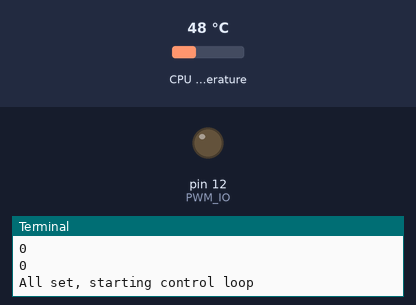
This program was run on a simulated Raspberry Pi (header pin numbers). Shown: output pins drawn as LEDs (lit = HIGH), the last lines printed to the terminal. The test bench sets the inputs (shaded band); at power-on: CPU temperature 48 °C. The clock reads 2024-03-15 10:24:30 at power-on unless the program sets it.

Above: at 1.2 s.
1.3 s: CPU temperature set to 52 °C
At 5.3 s:
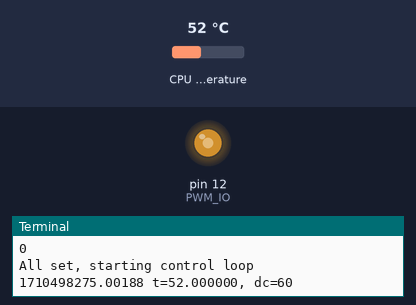
7.3 s: CPU temperature set to 71 °C
At 10.3 s:
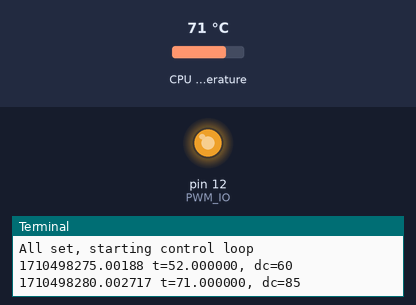
13.3 s: CPU temperature set to 54 °C
At 15.3 s:
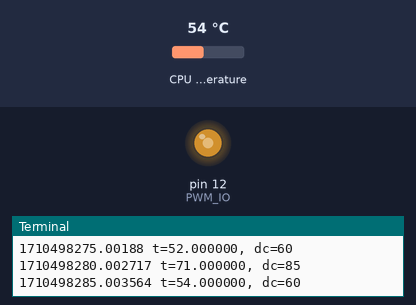
19.3 s: CPU temperature set to 66 °C
At 20.4 s:
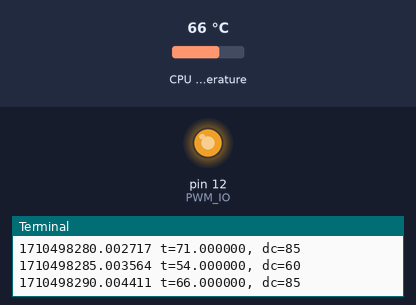
Timing chart, 0 to 22.3 s (numbered marks = the images above; inputs shaded):
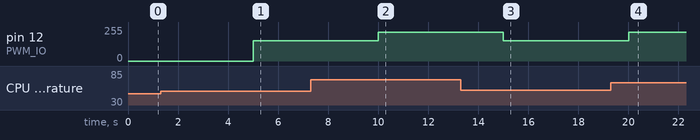

Measured:
- the behaviour switches between 50 and 51 °C on CPU temperature (found by bisection; images 0 and 1)
- after the input at 1.3 s, pin 12 (PWM_IO): 0/255 → 153/255 after 3.7 s
- after the input at 7.3 s, pin 12 (PWM_IO): 153/255 → 217/255 after 2.7 s
- after the input at 13.3 s, pin 12 (PWM_IO): 217/255 → 153/255 after 1.7 s
- after the input at 19.3 s, pin 12 (PWM_IO): 153/255 → 217/255 after 0.70 s

The program:

fanctl.py
```python
import time
import signal
import RPi.GPIO as GPIO

def exit_gracefully(self,signum):
    global pwm
    print("Preparing to close")
    pwm.stop()
    GPIO.cleanup()
    print("All clear to close...")
    exit(1)


signal.signal(signal.SIGINT, exit_gracefully)
signal.signal(signal.SIGTERM, exit_gracefully)

PWM_IO = 12 # this is board IO. BCM io is 18
PWM_FREQ = 100
CONTROL_PERIOD = 5


def get_cpu_temperature():
    with open("/sys/class/thermal/thermal_zone0/temp", "r") as f:
        t = f.readline ()
    t = float(t)/1000.0
    return t


GPIO.setmode(GPIO.BOARD)
print(GPIO.gpio_function(PWM_IO))
GPIO.setup(PWM_IO, GPIO.OUT)
print(GPIO.gpio_function(PWM_IO))
pwm = GPIO.PWM(PWM_IO, PWM_FREQ)   # Initialize PWM on pwmPin 100Hz frequency
print(GPIO.gpio_function(PWM_IO))
dc = 0

pwm.start(dc)

print("All set, starting control loop")

while True:
    t = get_cpu_temperature()
    # print(t)
    if t > 75:
        new_dc = 100
    elif t > 65:
        new_dc = 85
    elif t > 55:
        new_dc = 70
    elif t > 50:
        new_dc = 60
    else:
        new_dc = 0
    if new_dc != dc:
        dc = new_dc
        pwm.ChangeDutyCycle(dc)
        print(time.time(), "t=%f, dc=%d"%(t, dc))
    time.sleep(CONTROL_PERIOD)
```
